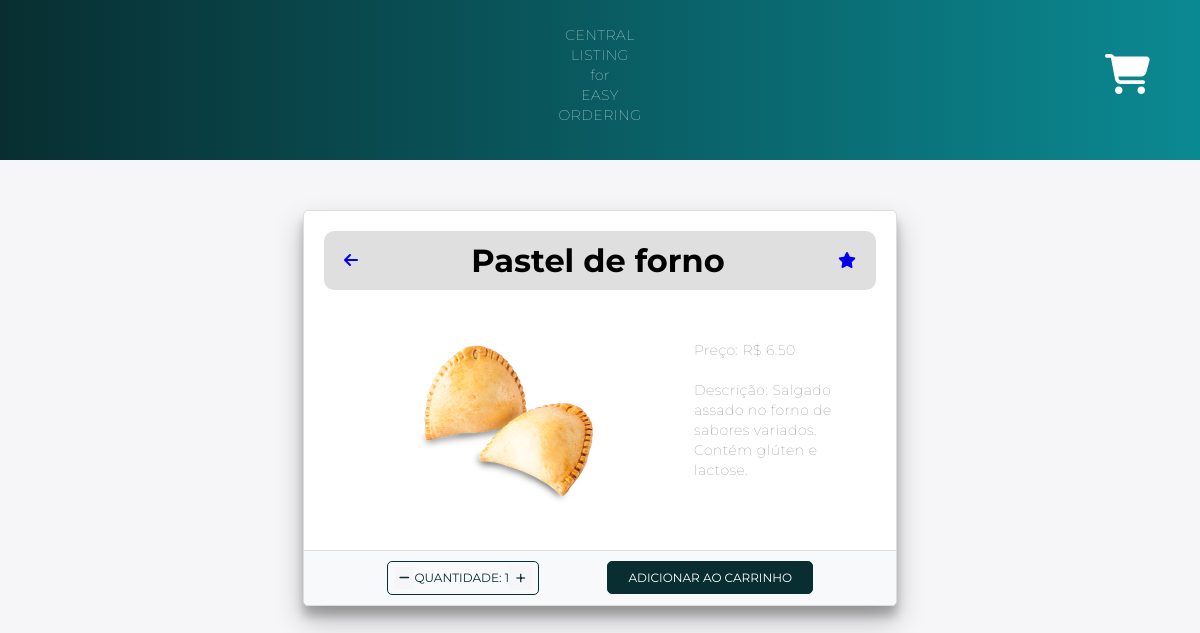
The page /product_detail/1/ (signed in) on the database its author committed.
### main/models.py (models this page shows, shortened)
class FoodProduct(models.Model):
    name = models.CharField(max_length=255)
    price = models.DecimalField(max_digits=10, decimal_places=2)
    image = models.ImageField(upload_to='static/food_products/', default="static/food_products/default")
    description = models.TextField()
    ingredients = models.ManyToManyField(Ingredients, blank=True)

class Cart(models.Model):
    user = models.ForeignKey(User, on_delete=models.CASCADE)
    product = models.ForeignKey(FoodProduct, on_delete=models.CASCADE)
    quantity = models.PositiveBigIntegerField(default=1)

### main/views.py (the view)
# urls.py: path('product_detail/<int:product_id>/', views.product_detail_view, name='product_detail'),
@login_required(login_url='login')
def product_detail_view(request, product_id):
    product = get_object_or_404(FoodProduct, id=product_id)
    quant, created = Cart.objects.get_or_create(user=request.user, product=product)
    context = {'product': product, 'quant': quant}
    return render(request, 'product_detail.html', context)

### templates/product_detail.html (shortened to what this page needs)
{% load static %}
<!DOCTYPE html>
<html>
<head>
    <link rel="stylesheet" type="text/css" href="{% static '../static/css/product_detail.css' %}">
    <link rel="stylesheet" href="https://cdnjs.cloudflare.com/ajax/libs/font-awesome/6.4.0/css/all.min.css" />
</head>
<body>
    <nav>
        <p>CENTRAL<br>LISTING<br>for<br>EASY<br>ORDERING</p>
        <div class="cart-icon">
            <a class="fas fa-shopping-cart cart-link" href="{% url 'cart' %}" style="text-decoration:none"></a>
        </div>
    </nav>
    <div class="container">
        <div class="row">
            <div class="col-md-4 mb-4">
                <div class="card h-100">
                    <div class="top-bar">
                        <a href="{% url 'home' %}" class="back-to-home">
                            <i class="fas fa-arrow-left" name="go-back"></i>
                        </a>
                        <h1 class="text-center">{{ product.name }} </h1>
                        <a href="{% url 'cart' %}" style="text-decoration:none">
                            <i class="fa fa-star"></i>
                        </a>
                    </div>
                    <div class="card-body">
                        <div class="card-colunm">
                            <div class="card-img">
                                <img src="{{ product.image.url }}" class="card-img-top" alt="{{ product.name }}">
                            </div>
                            <div class= "card-content">
                                <p class="card-text">Preço: R$ {{ product.price }}</p>
                                <p class="card-text">Descrição: {{ product.description }}</p>
                            </div>
                        </div>
                        <div class="card-footer">
                            <div class="quantity-box btn-counter btn-outline-secondary">
                                <a href="{% url 'decrement_quantity_prod_detail' product.id %}" class="fa-sharp fa-solid fa-minus btn-sm minus-link" style="text-decoration: none" name="decrease"></a>
                                <span>quantidade: {{ quant.quantity }}</span>
                                <a href="{% url 'increment_quantity_prod_detail' product.id %}" class="fa-light fa-plus btn-sm plus-link" style="text-decoration: none" name="increase"></a>
                        </div>
                        <a href="{% url 'add_to_cart' product.id %}" class="btn btn-primary" style="text-decoration:none" name="cartAdd">Adicionar ao Carrinho</a>
                    </div>
                    </div>
                </div>
            </div>
        </div>
    </div>
</body>
</html>

### static/css/product_detail.css (style rules this page uses)
* { box-sizing: border-box; margin: 0; padding: 0; }
body { background: #f6f5f7; font-family: 'Montserrat', sans-serif; }
nav { background: linear-gradient(90deg, #082E31, #0b8992); padding: 5px; text-align: center; font-size: 15px; font-weight: bold; width: 100%; color: #fff; margin-bottom: 50px; }
p { font-size: 14px; font-weight: 100; line-height: 20px; letter-spacing: 0.5px; margin: 20px 0 30px; }
.container { width: 80%; margin: 0 auto; }
.text-center { text-align: center; margin: 0 auto; }
h1 { font-weight: bold; margin-bottom: 40px; }
.row { display: flex; flex-wrap: wrap; justify-content: center; }
.col-md-4 { width: 65%; margin-bottom: 30px; padding: 0 15px; }
.card { background-color: #fff; border: 1px solid #ddd; border-radius: 5px; box-shadow: 0 14px 28px rgba(0,0,0,0.25), 0 10px 10px rgba(0,0,0,0.22); display: flex; flex-direction: column; height: 100%; }
.card-img-top { max-width: 100%; height: auto; display: block; border-top-left-radius: 5px; border-top-right-radius: 5px; }
.card-body { flex-grow: 1; }
.card-text { color: #777; font-size: 14px; margin-bottom: 15px; }
.card-footer { background-color: #f8f9fa; border-top: 1px solid #ddd; display: flex; justify-content: space-evenly; align-items: center; padding: 10px 15px; border-bottom-left-radius: 5px; border-bottom-right-radius: 5px; }
.btn { text-transform: uppercase; font-size: 12px; padding: 8px 20px; border-radius: 5px; cursor: pointer; text-decoration: none; }
.btn-primary { background-color: #082E31; color: #fff; border: 1px solid #082E31; }
.btn-outline-secondary { background-color: transparent; color: #082E31; border: 1px solid #082E31; }
.cart-icon { position: absolute; top: 50px; right: 50px; font-size: 40px; }
.cart-link { color: #fff; }
.top-bar { display: flex; align-items: center; padding: 10px 20px; background-color: #dfdfdf; border-radius: 10px; margin-bottom: 20px; justify-content: space-between; margin: 20px 20px 0px 20px; }
.plus-link { padding: 0px 6px 0px 6px; display: inline-block; background-color: #f6f5f7; color: #082E31; font-size: 20px }
.minus-link { padding: 5px 5px; display: inline-block; background-color: #f6f5f7; color: #082E31; font-size: 12px }
.quantity-box { display: flex; align-items: center; border: 1px solid #082E31; border-radius: 10px; box-sizing: 1px; }
.card-colunm { padding: 0px 30px 0px 30px; display: flex; justify-content: space-evenly; }
.card-img { padding: 30px 0px 30px 30px; }
.card-img img { max-width: 300px; }
.card-content { padding: 30px; }
.btn-counter { text-transform: uppercase; font-size: 12px; padding: 4px 6px; border-radius: 5px; cursor: pointer; text-decoration: none; }

### rows shown on the page
FoodProduct: name "Pastel de forno", image (picture), price "6.50", description "Salgado assado no forno de sabores variados. Contém glúten e lactose."
